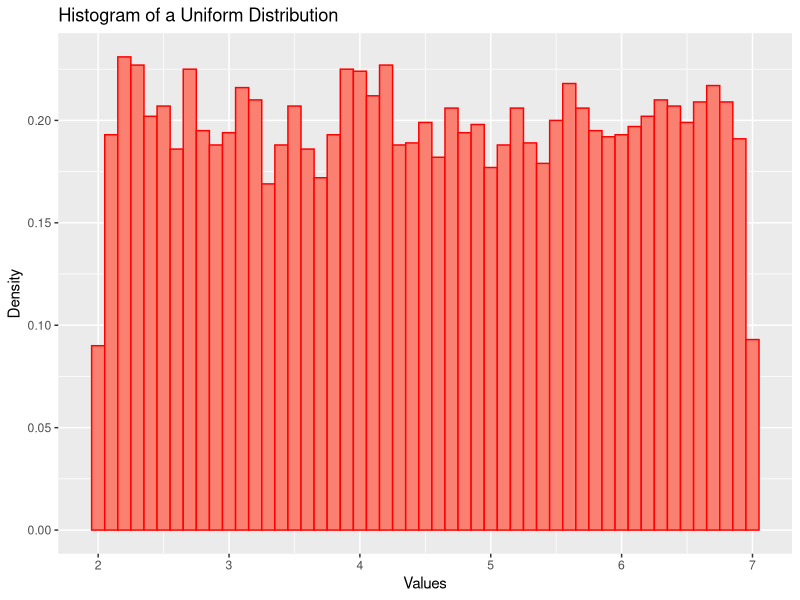

Recreate this plot in R.
## ---- chunk 1
die <- c(1:20) # 20 side die
rolls <- sample(die, 1000, replace = T) # Roll 1000 times, with replacement
length(rolls[rolls<=10])
## ---- chunk 2
dist <- runif(10000, min=2, max=7)

# Plot:
library(ggplot2)

ggplot(data=as.data.frame(dist), aes(x=dist)) +
  geom_histogram(binwidth=0.1, aes(y=..density..), color="red", fill="salmon") +
  xlab("Values") + ylab("Density") + ggtitle('Histogram of a Uniform Distribution') 
## ---- chunk 3
length(dist[dist>1.5 & dist<3.2])/10000
## ---- chunk 4
p.less.than.500 <- pbinom(500, 10000, 0.05)
p.less.than.500

# For question 2, we rolled the die 1000 times:
length(rolls[rolls==20])/1000
## ---- chunk 5
roll.100sided <- rbinom(1, 100, 1/100)
# 1/100 Probability of getting a 7 from a 100 sided die
number.of.sevens <- sum(roll.100sided)
number.of.sevens
## ---- chunk 6
p.dropping.two.or.more <- 1-ppois(1,1)
p.dropping.two.or.more
## ---- chunk 7
# pnorm gives the probability of -inf to q:
p.above.85 <- 1 - pnorm(q=85, mean=70, sd=10)
p.above.85

p.50.to.60 <- pnorm(60, mean=70, sd=10) - pnorm(50, mean=70, sd=10)
p.50.to.60
